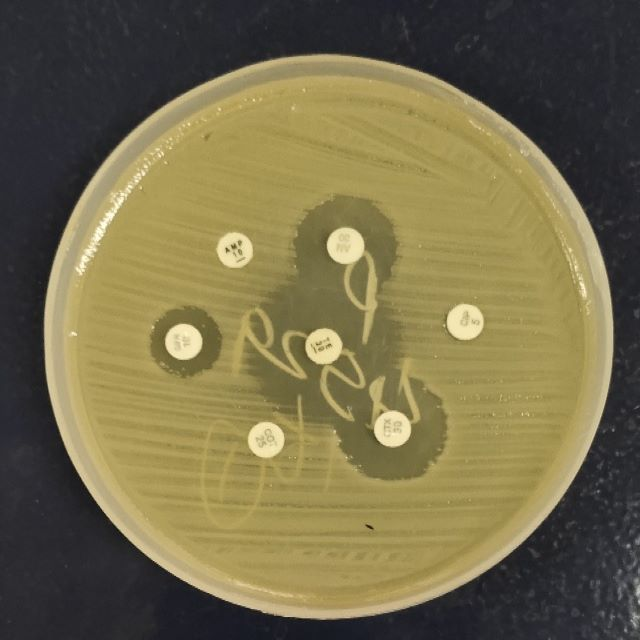
#> input picture image.jpg, 640 x 640 px; its folder holds only this picture in this run
$ python -i experiment.py   (imports and definitions only)
#> lines starting #> are read from the running program, lines starting #| are printed output that depends on the picture; after the words box and inside, x2 and y2 are one past the last pixel; in counts of white or black regions, pixels touching at a corner belong together
import cv2
import numpy as np
import csv
import os
import glob
import shutil
import math

class Measure:

    def start(self,Image,crop_flag=True):
#> called with Image = 'image.jpg', crop_flag = True
        try:
            img_name=Image.split('.')[0].split('/')[-1]
            print(img_name)
            #check whether the .csv file is already present
            header_flag=os.path.exists('Record.xlsx')
            img = cv2.imread(Image, cv2.IMREAD_COLOR)
#> img is the input picture: shape (640, 640, 3); mean B, G, R 74.3, 108.7, 117.9
            img = cv2.resize(img, (512, 1111))
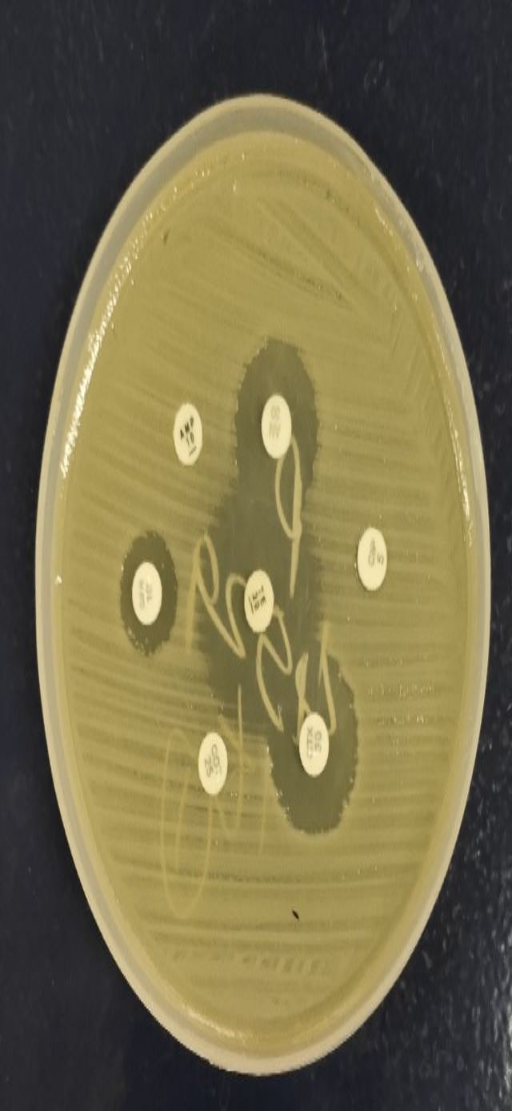
#> img: shape (1111, 512, 3); mean B, G, R 74.2, 108.6, 117.8
            img_=img
            # Convert to grayscale.
            gray = cv2.cvtColor(img, cv2.COLOR_BGR2GRAY)
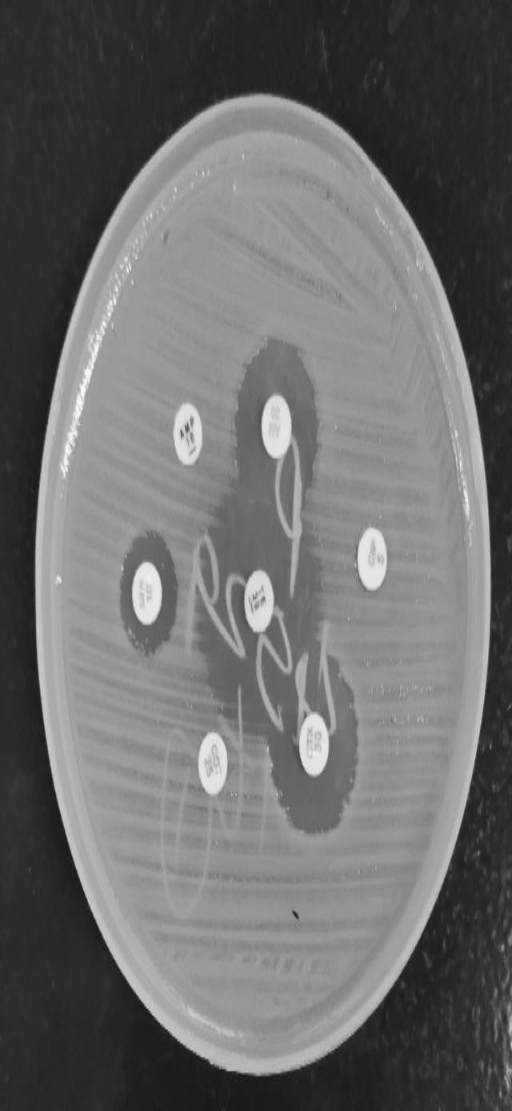
#> gray: shape (1111, 512); min 16, max 251, mean 107.4

            # Blur using 3 * 3 kernel.
            gray_blurred = cv2.blur(gray, (5, 3))

            # Apply Hough transform on the blurred image.
            detected_circles = cv2.HoughCircles(gray_blurred,
                                                cv2.HOUGH_GRADIENT, 1, 10, param1=300,
                                                param2=17, minRadius=1, maxRadius=15)
#> detected_circles = [[314.5, 764.5, 10]]
            # detected_circles_b is for big circle
            detected_circles_b = cv2.HoughCircles(gray_blurred, cv2.HOUGH_GRADIENT, 1, 20,
                                                  param1=100, param2=100, minRadius=30, maxRadius=240)
#> detected_circles_b = None
            # detected_circles_s is for big circle
            detected_circles_s = cv2.HoughCircles(gray_blurred, cv2.HOUGH_GRADIENT, 1, 10,
                                                  param1=100, param2=30, minRadius=1, maxRadius=15)
#> detected_circles_s = None

            #########################################################################
            ## Outer and Inner Circle detection code
            # Draw circles that are detected.
            if detected_circles_b is not None:

                # Convert the circle parameters a, b and r to integers.
                detected_circles_b = np.uint16(np.around(detected_circles_b))
                # print(detected_circles_b[0,0:7])
                for pt in detected_circles_b[0, 0:1]:
                    a, b, r = pt[0], pt[1], pt[2]

                    # Draw the circumference of the circle.
                    cv2.circle(img, (a, b), r, (0, 255, 0), 4)

                    # Draw a small circle (of radius 1) to show the center.
                    cv2.circle(img, (a, b), 1, (0, 0, 255), 2)
            i = 0
            label = ['x1', 'x2', 'x3', 'x4', 'x5', 'x6', 'x7', 'x8']
            chk=False
            header=["Patient's Sample Number",'x1(Px)','x1(mm)','Comment', 'x2(Px)','x2(mm)','Comment', 'x3(Px)', 'x3(mm)',
                    'Comment', 'x4(Px)', 'x4(mm)','Comment', 'x5(Px)', 'x5(mm)','Comment', 'x6(Px)', 'x6(mm)',
                    'Comment', 'x7(Px)', 'x7(mm)','Comment', 'x8(Px)', 'x8(mm)','Comment']
            if detected_circles_s is not None:
                test=detected_circles_s
                chk=True

                # Convert the circle parameters a, b and r to integers.
                detected_circles_s1 = np.uint16(np.around(detected_circles_s))
                mm = detected_circles_s1
                mm_=[]
                for pt in mm[0, 0:10]:
                    a, b = pt[0], pt[1]
                    r = 13
                    cv2.circle(img, (a, b), r, (0, 255, 0), 4)

                    #cv2.putText(img, label[i], (a - 15, b + 15), cv2.FONT_HERSHEY_SIMPLEX, 0.7, (255, 0, 0), 2)
                    #i += 1
                    #cv2.circle(img, (a, b), 1, (0, 0, 255), 2)
                    mm_.append([a,b,r])
                    # [18 lines of commented-out code are left out]
            data_out = []
            #if detected_circles is not None:
            if detected_circles is not None:
                detected_circles = np.uint16(np.around(detected_circles))
#> detected_circles = [[314, 764, 10]]
                #detected_circles = np.uint16(np.around(detected_circles))
                for pt in detected_circles[0, :]:
                    x, y, r = pt
                    h = 10

                    while h < 160:

                        #                 print('radius -', h)
                        try:
                            crop_img = img[y - h:y + h, x - h:x + h]
                            gray = cv2.cvtColor(crop_img, cv2.COLOR_BGR2GRAY)
                            gray_blurred = cv2.blur(gray, (5, 3))
                            ret, thresh = cv2.threshold(gray_blurred, 100, 255, cv2.THRESH_OTSU)
                            # ret, thresh = cv2.threshold(gray_blurred, 100, 255, 1)
                            edges = gray_blurred  # cv2.Canny(gray_blurred,50,20)
                            kernel = np.ones((5, 5), np.uint8)
                            img_dilation = cv2.dilate(thresh, kernel, iterations=1)
                            img_erosion = cv2.erode(img_dilation, kernel, iterations=1)
                            # if h>60:
                            #     cv2.imshow('test',img_dilation)
                            #     cv2.waitKey(0)

                            detected_circles_1 = cv2.HoughCircles(img_erosion, cv2.HOUGH_GRADIENT, 30, 40,
                                                                  param1=60, param2=1, minRadius=16, maxRadius=60)

                            show2 = crop_img
                            try:
                                if len(detected_circles_1) == 1:

                                    a, b, r_ = detected_circles_1[0, 0]
                                    if h - 5 < a < h + 5 and h - 5 < b < h + 5:
                                        #
                                        cv2.circle(show2, (a, b), r_, (255, 0, 0), 3)
                                        cv2.circle(show2, (a, b), 1, (255, 0, 0), 3)
                                        # cv2.putText(crop_img, 'Gradient - {}'.format(10), (100, 100), cv2.FONT_HERSHEY_SIMPLEX,
                                        #             0.5,
                                        #             (255, 0, 0), 2)
                                        data_out.append([x, y, r_])
                                        break
                                else:
                                    #cv2.imshow("Detected Circle", show2)
                                    #waitKey(0)
                                    pass
                            except:
                                pass
                        except Exception as e:
                            pass
                        h += 5
#> this loop made 1 pass
#> (x, y, r) on pass 1: (314, 764, 10)
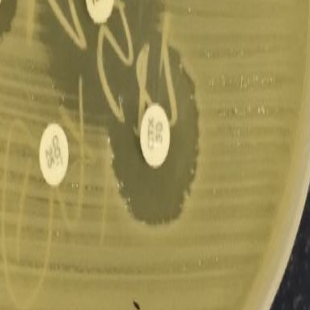
#> crop_img: shape (310, 310, 3); mean B, G, R 84.1, 141.1, 154.7
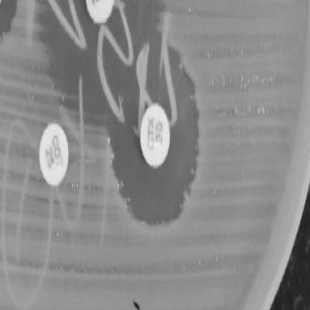
#> gray: shape (310, 310); min 31, max 239, mean 138.7
#> gray_blurred: shape (310, 310)
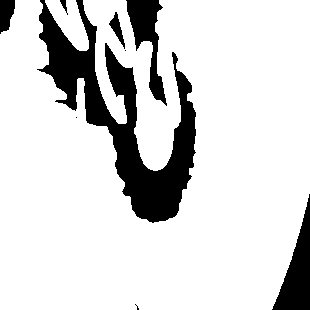
#> img_dilation: shape (310, 310); 84.2% white; 9 black regions (3 under 20 px), largest, box (x1, y1, x2, y2) and area: (37, 0, 196, 223) 10870, (272, 194, 310, 310) 2008, (126, 0, 167, 106) 1688, (0, 0, 15, 34) 383, (109, 12, 125, 49) 216, (60, 0, 68, 15) 48
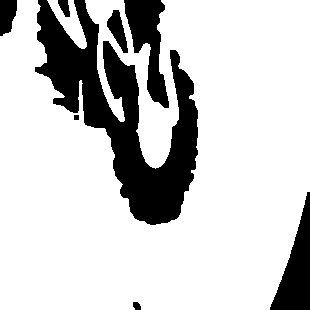
#> img_erosion: shape (310, 310); 79.5% white; 8 black regions, largest, box (x1, y1, x2, y2) and area: (35, 0, 198, 225) 13922, (270, 192, 310, 310) 2320, (124, 0, 169, 108) 2318
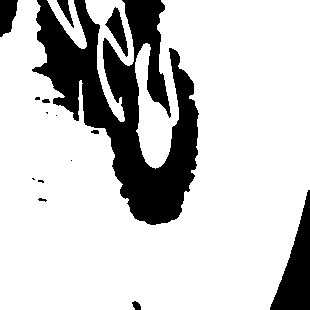
#> thresh: shape (310, 310); 79.1% white; 15 black regions (6 under 20 px), largest, box (x1, y1, x2, y2) and area: (32, 0, 199, 225) 16427, (270, 190, 310, 310) 2324, (0, 0, 18, 37) 489
#> after the loop, data_out = []
                i = 0
                res_dict={}
                xx = []
                xx.append(img_name)
                if data_out:
                    j=0
                    print(len(data_out))
                    print(len(mm_))

                    for p in range(len(mm[0])):
                        for q in range(len(mm_)):
                            try:
                                sum1=sum(data_out[p][:2])
                                sum2=sum(mm_[q][:2])
                                print(sum1,sum2)
                                if sum1==sum2 or sum2-3<=sum1<=sum2+3 or sum1-3<=sum2<=sum1+3:
                                    mm_.pop(q)
                                    break
                            except:
                                pass
                    data_out.extend(mm_)
                    for t in data_out:

                        a1, b1, r1 = t
                        #print('Diameter of', label[i], '=', 2 * r1)
                        # print(r1)
                        img=img_
                        cv2.circle(img, (a1, b1), r1, (255, 0, 0), 2)
                        cv2.circle(img, (a1, b1), 1, (255, 0, 0), 3)
                        cv2.line(img, (a1 - r1, b1), (a1, b1), (0, 0, 0), 3)
                        cv2.line(img, (a1 + r1, b1), (a1, b1), (0, 0, 0), 3)
                        # cv2.putText(img, '{}'.format(2 * r1), (a1 - 15, b1 + 15), cv2.FONT_HERSHEY_SIMPLEX, 0.5, (0, 255, 0), 2)
                        cv2.putText(img, label[i], (a1 - 15, b1 + 15), cv2.FONT_HERSHEY_SIMPLEX, 0.7, (0, 0, 255), 2)

                        float_value = float(r1)
                        round_value = round(float_value)
                        dia_value = int(round_value) * 2

                        mm_value = math.sqrt(math.pi * dia_value)

                        if mm_value <= 10:

                            xx.append(2 * r1)
                            xx.append(round(mm_value))
                            xx.append('Resistant')
                            res_dict[label[i]] = r1

                        elif  10<= mm_value <= 14:

                            xx.append(2 * r1)
                            xx.append(round(mm_value))
                            xx.append('Intermediate')
                            res_dict[label[i]] = r1

                        else:

                            xx.append(2 * r1)
                            xx.append(round(mm_value))
                            xx.append('Susceptible')
                            res_dict[label[i]] = r1


                        # print(xx)
                        i += 1
                        j+=1

                    #cv2.imshow("Detected Circle", img)
                    #cv2.waitKey(0)


                    #===== If Writing .csv file for first time write headers otherwise write the data into file that is already present
                    if not header_flag:
                        self.write_to_csv(header)
                    self.write_to_csv(xx)
                return [res_dict, img]

                # print(xx)

            elif detected_circles_s is not None:

                detected_circles = np.uint16(np.around(detected_circles_s))
                for pt in detected_circles[0, :]:
                    x, y, r = pt
                    h = 10

                    while h < 160:

                        #                 print('radius -', h)
                        try:
                            crop_img = img[y - h:y + h, x - h:x + h]
                            gray = cv2.cvtColor(crop_img, cv2.COLOR_BGR2GRAY)
                            gray_blurred = cv2.blur(gray, (5, 3))
                            ret, thresh = cv2.threshold(gray_blurred, 100, 255, cv2.THRESH_OTSU)
                            # ret, thresh = cv2.threshold(gray_blurred, 100, 255, 1)
                            edges = gray_blurred  # cv2.Canny(gray_blurred,50,20)
                            kernel = np.ones((5, 5), np.uint8)
                            img_dilation = cv2.dilate(thresh, kernel, iterations=1)
                            img_erosion = cv2.erode(img_dilation, kernel, iterations=1)
                            detected_circles_1 = cv2.HoughCircles(img_erosion, cv2.HOUGH_GRADIENT, 30, 40,
                                                                  param1=60, param2=1, minRadius=16, maxRadius=60)

                            show2 = crop_img
                            try:
                                if len(detected_circles_1) == 1:

                                    a, b, r_ = detected_circles_1[0, 0]
                                    if h - 5 < a < h + 5 and h - 5 < b < h + 5:
                                        #
                                        cv2.circle(show2, (a, b), r_, (255, 0, 0), 3)
                                        cv2.circle(show2, (a, b), 1, (255, 0, 0), 3)
                                        # cv2.putText(crop_img, 'Gradient - {}'.format(10), (100, 100), cv2.FONT_HERSHEY_SIMPLEX,
                                        #             0.5,
                                        #             (255, 0, 0), 2)
                                        data_out.append([x, y, r_])
                                        break
                                else:
                                    #cv2.imshow("Detected Circle", show2)
                                    #cv2.waitKey(0)
                                    pass
                            except:
                                pass
                        except:
                            pass
                        h += 5
                i = 0
                res_dict = {}
                xx = []
                xx.append(img_name)
                if data_out:
                    j = 0
                    print(len(data_out))
                    print(len(mm_))

                    for p in range(len(mm[0])):
                        for q in range(len(mm_)):
                            try:
                                sum1 = sum(data_out[p][:2])
                                sum2 = sum(mm_[q][:2])
                                print(sum1, sum2)
                                if sum1 == sum2 or sum2 - 3 <= sum1 <= sum2 + 3 or sum1 - 3 <= sum2 <= sum1 + 3:
                                    mm_.pop(q)
                                    break
                            except:
                                pass
                    data_out.extend(mm_)
                    for t in data_out:

                        a1, b1, r1 = t
                        # print('Diameter of', label[i], '=', 2 * r1)
                        # print(r1)
                        cv2.circle(img, (a1, b1), r1, (255, 0, 0), 2)
                        cv2.circle(img, (a1, b1), 1, (255, 0, 0), 3)
                        cv2.line(img, (a1 - r1, b1), (a1, b1), (0, 0, 0), 3)
                        cv2.line(img, (a1 + r1, b1), (a1, b1), (0, 0, 0), 3)
                        # cv2.putText(img, '{}'.format(2 * r1), (a1 - 15, b1 + 15), cv2.FONT_HERSHEY_SIMPLEX, 0.5, (0, 255, 0), 2)
                        cv2.putText(img, label[i], (a1 - 15, b1 + 15), cv2.FONT_HERSHEY_SIMPLEX, 0.7, (0, 0, 255), 2)

                        float_value = float(r1)
                        round_value = round(float_value)
                        dia_value = int(round_value) * 2

                        mm_value = math.sqrt(math.pi * dia_value)

                        if mm_value <= 10:

                            xx.append(2 * r1)
                            xx.append(round(mm_value))
                            xx.append('Resistant')
                            res_dict[label[i]] = r1
                        # [6 lines of commented-out code are left out]

                        elif 10<= mm_value <= 14:

                            xx.append(2 * r1)
                            xx.append(round(mm_value))
                            xx.append('Intermediate')
                            res_dict[label[i]] = r1
                        else:
                            xx.append(2 * r1)
                            xx.append(round(mm_value))
                            xx.append('Susceptible')
                            res_dict[label[i]] = r1

                        i += 1
                        j += 1

                    #cv2.imshow("Detected Circle", img)
                    #cv2.waitKey(0)

                    # ===== If Writing .csv file for first time write headers otherwise write the data into file that is already present
                    if not header_flag:
                        self.write_to_csv(header)
                    self.write_to_csv(xx)
                return [res_dict, img]

                # print(xx)


            else:
                # cv2.imshow("Detected Circle", img)
                # cv2.waitKey(0)

                print("########### No Circles detected in given image ############")
        except Exception as e:
            print(e)

    ##Write Data to CSV file(Append Mode)
    def write_to_csv(self,row):
        with open('Record.xlsx', 'a',encoding='utf-8',newline='') as f:
            writer = csv.writer(f)
            writer.writerow(row)


    #########################################################################
    ## Give Input Image File
    # det("Image1.jpg")
# a=Measure()
# a.start(r'C:\Users\Osiya\Desktop\Dessertion\final\images\x_55.jpg')

>>> result = Measure().start('image.jpg')
#> result = 2 items
